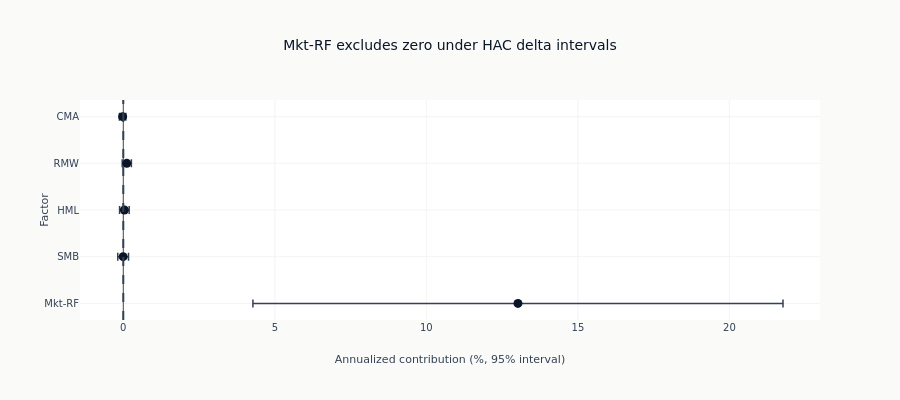

This figure's notebook cell:
### Code cell
informative_factors = attribution_ci_df.loc[~attribution_ci_df["spans_zero"], "factor"].tolist()
fig = go.Figure(
    go.Scatter(
        x=attribution_ci_df["contribution_pct"],
        y=attribution_ci_df["factor"],
        mode="markers",
        marker=dict(color=COLORS["blue"], size=9),
        error_x=dict(
            type="data",
            array=1.96 * attribution_ci_df["hac_delta_se_pct"],
            color=COLORS["neutral"],
            thickness=1.5,
        ),
    )
)
fig.add_vline(x=0, line_dash="dash", line_color=COLORS["neutral"])
fig.update_layout(
    title=(
        f"{', '.join(informative_factors) or 'No factor'} excludes zero under HAC delta intervals"
    ),
    xaxis_title="Annualized contribution (%, 95% interval)",
    yaxis_title="Factor",
    height=400,
)
fig.show()

### Figure 1 — Plotly figure (JSON) as saved in the notebook; plotly's stock layout.template omitted (floating-point values rounded to 4 significant figures)
{"data": [{"error_x": {"array": [8.746, 0.1774, 0.1586, 0.1511, 0.1058], "color": "#334155", "thickness": 1.5, "type": "data"}, "marker": {"color": "#0a1628", "size": 9}, "mode": "markers", "type": "scatter", "x": [13.02, -0.0053, 0.0361, 0.1156, -0.0221], "y": ["Mkt-RF", "SMB", "HML", "RMW", "CMA"]}], "layout": {"height": 400, "shapes": [{"line": {"color": "#334155", "dash": "dash"}, "type": "line", "x0": 0, "x1": 0, "xref": "x", "y0": 0, "y1": 1, "yref": "y domain"}], "title": {"text": "Mkt-RF excludes zero under HAC delta intervals"}, "xaxis": {"title": {"text": "Annualized contribution (%, 95% interval)"}}, "yaxis": {"title": {"text": "Factor"}}}}
